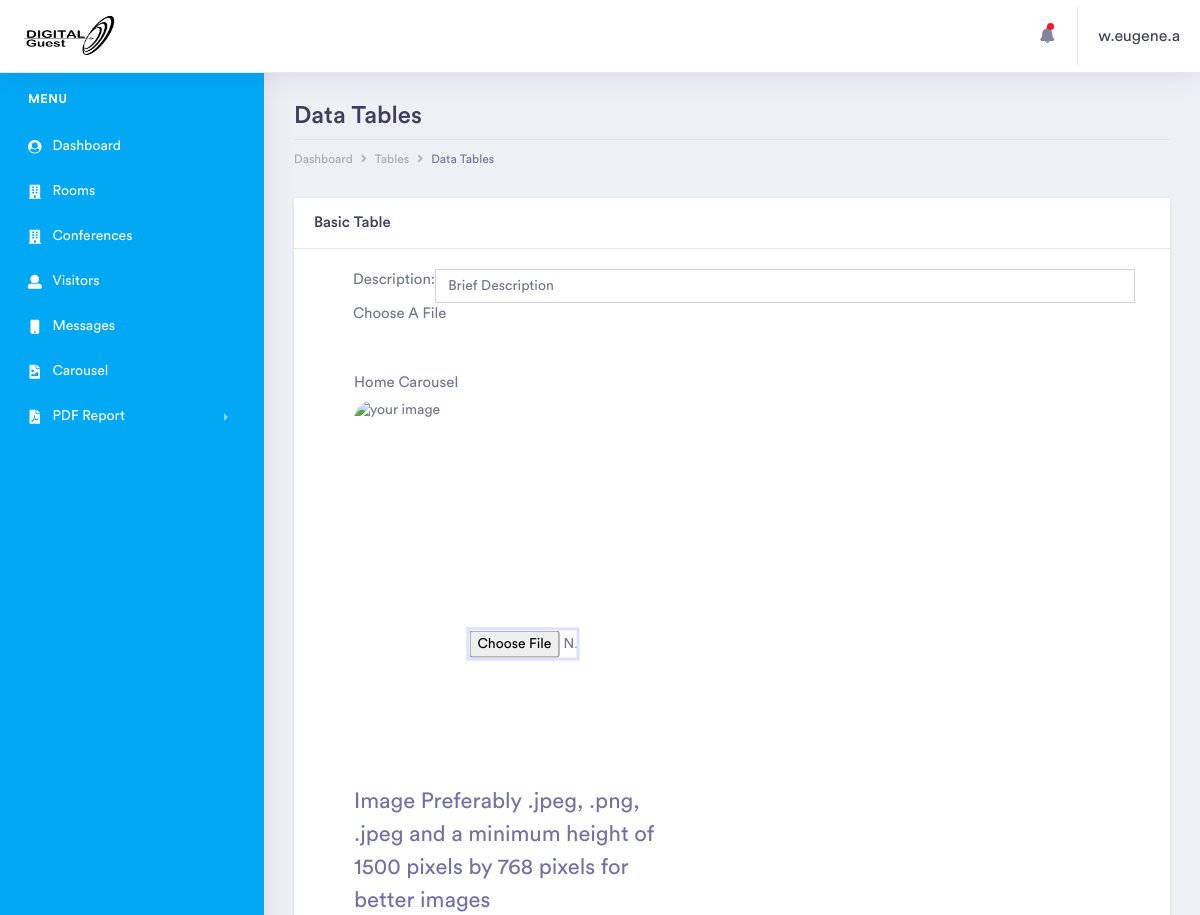
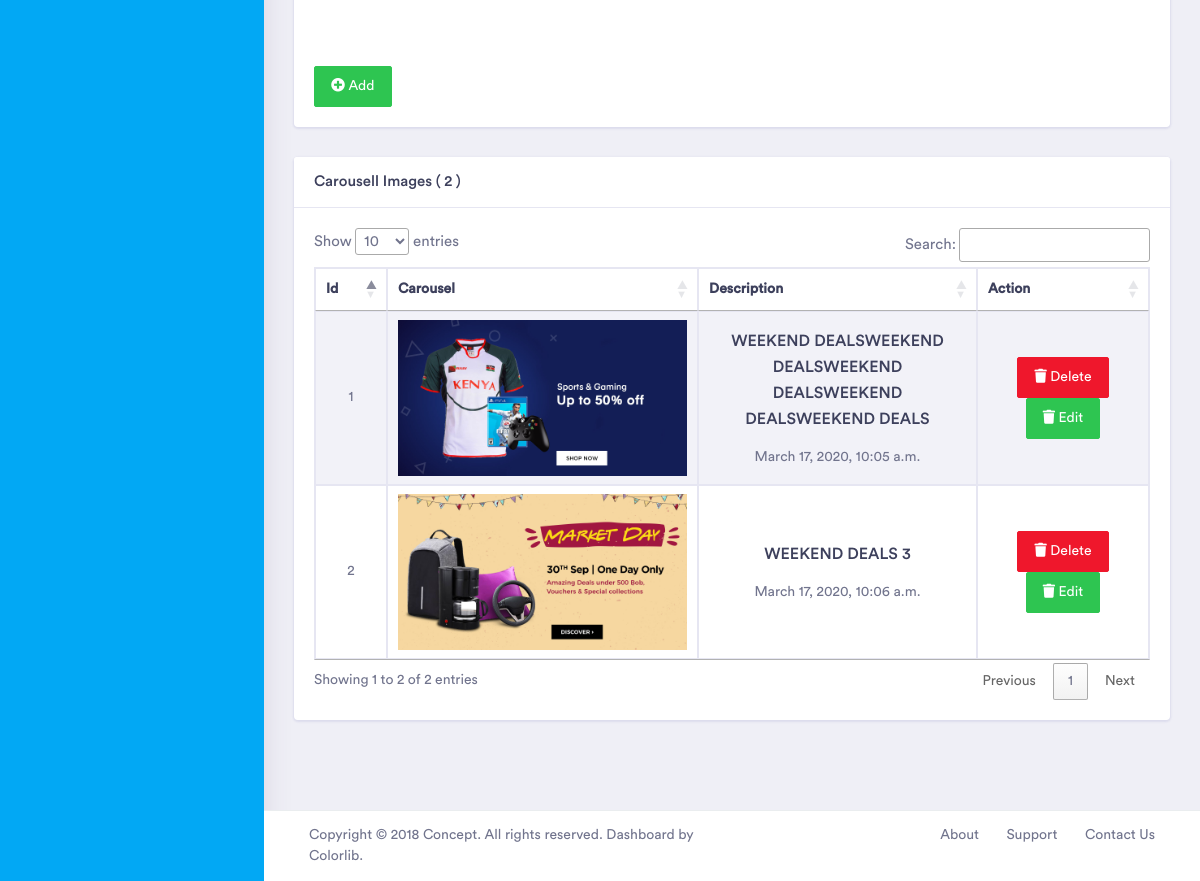
Page /visitorsadmin/carousel/ (signed in) on the committed database (2 pictures, top to bottom).
### visitorsfront/models.py (models this page shows, shortened)
class Carousel(models.Model):
    image = models.ImageField(default="no_carousel.jpg", upload_to='couresel')  # height_field=None, width_field=None,
    description = models.CharField(max_length=150, null=True)
    created_at = models.DateTimeField(auto_now_add=True)
    updated_at = models.DateTimeField(auto_now=True)

### visitorsadmin/views.py (the view)
# urls.py: path('carousel/', views.carousel, name='carousel'),
def carousel(request):
    carousels = Carousel.objects.all()
    context = {
        'carousels': carousels,
    }
    return render(request, 'tulia/product/carousel.html', context)

### visitorsadmin/templatetags/call_method.py (called while the page is built)
@register.filter(name='messagesss')
def allmessages(request):
    messages = Message.objects.order_by('-created_at')
    if messages:
        return messages
    return None

@register.filter(name='if_admin')
def if_admin(request):
    user=request.user.id
    admin = User.objects.filter(id=user, is_superuser=True).first()
    if admin:
        return True
    return False

### visitorsadmin/templates/tulia/product/carousel.html (shortened to what this page needs)
{% extends 'tulia/dashboard/dashboard.html' %}
{% load static %}
{% block content %}
    <div class="dashboard-wrapper">
            <div class="container-fluid  dashboard-content">
                <div class="row">
                    <div class="col-xl-12 col-lg-12 col-md-12 col-sm-12 col-12">
                        <div class="page-header">
                            <h2 class="pageheader-title">Data Tables</h2>
                            <div class="page-breadcrumb">
                                <nav aria-label="breadcrumb">
                                    <ol class="breadcrumb">
                                        <li class="breadcrumb-item"><a href="#" class="breadcrumb-link">Dashboard</a></li>
                                        <li class="breadcrumb-item"><a href="#" class="breadcrumb-link">Tables</a></li>
                                        <li class="breadcrumb-item active" aria-current="page">Data Tables</li>
                                    </ol>
                                </nav>
                            </div>
                        </div>
                    </div>
                </div>
                <div class="row">
                    <div class="col-xl-12 col-lg-12 col-md-12 col-sm-12 col-12">
                        <div class="card">
                            <h5 class="card-header">Basic Table</h5>
                            <div class="card-body">
                                <div class="table-responsive">
                                    <form action="{% url 'VisitorsAdmin:addcarousel' %}" method="POST" enctype="multipart/form-data">
                                        <div class="input-group col-sm-12 marginY" >
                                                <label class="custom-control" for="email">Description:</label>
                                                <input required placeholder="Brief Description" name="description" type="text" class="form-control" id="email">
                                        </div>
                                        <div class="input-group col-sm-12 marginY col-sm-6 col-md-6 col-lg-6 col-xl-6">
                                           <div class="form-group">
                                                <label class="custom-control" for="image">Choose A File</label>
                                               <div class="row " style="padding: 20px; ">
                                                    <div class="form-group w-100" style=" display:flex; padding: 20px; flex-direction: column; position: relative;">
                                                        <label for="exampleInputEmail1">Home Carousel</label>
                                                        <input required id="vmimg" name="image" type="file" onchange="readURL(this);" style="position: absolute;width: 107px; top: 50%; transform: translate(-50%, -50%); left: 50%; z-index: 33;" />
                                                        <img  style="border-radius: 20px; width: 100%; height: 381px; position: relative" class="blah" id="image" src="{% static 'assets/images/noimages/images (1).jpg' %}" alt="your image" />
                                                        <small id="emailHelp" style="font-size: 22px;" class="form-text text-muted">Image Preferably .jpeg, .png, .jpeg and a minimum height of 1500 pixels by 768 pixels for better images</small>
                                                    </div>
                                                </div>
                                           </div>
                                        </div>
                                        <button type="submit" class="btn btn-success marginY"><i class="fas fa-plus-circle"></i> Add</button>
                                    </form>
                                </div>
                            </div>
                        </div>
                    </div>
                    <div class="col-xl-12 col-lg-12 col-md-12 col-sm-12 col-12">
                        <div class="card">
                            <h5 class="card-header">Carousell Images ({% if carousels %} {{ carousels.count }} {% endif %})</h5>
                            <div class="card-body">
                                <div class="table-responsive">
                                <table id="myTable" class="example table table-striped table-bordered" style="width:100%;">
                                    <thead>
                                        <tr class="text-capitalize">
                                            <th>Id</th>
                                            <th>Carousel</th>
                                            <th>Description</th>
                                            <th>Action</th>
                                        </tr>
                                    </thead>
                                    <tbody>
                                        {% for carousel in carousels %}
                                            <tr class="text-center ">
                                                <td class="tb-data" width="50">{{ carousel.id }}</td>
                                                <td class="tb-data carousel-table" style="width: 289px;">
                                                    <div class="carousel-wrapper">
                                                        <a href="{{ carousel.image.url }}"><img style="width: 289px;" src="../../..{{ carousel.image.url }}" alt=""></a>
                                                    </div>
                                                </td>
                                                <td class="tb-data-desc">
                                                    <h4  style="text-transform:uppercase">{{ carousel.description }}</h4>
                                                    <span class="pull-right carousel-date">{{ carousel.created_at }}</span>
                                                </td>
                                                <td class="tb-data" width="150">
                                                    <a href="" class="btn btn-danger" data-toggle="modal" data-target="#{{ carousel.id }}"><i class="fas fa-trash"></i> Delete</a>
                                                    <a href="" class="btn btn-success" data-toggle="modal" data-target="#eee{{ carousel.id }}"><i class="fas fa-trash"></i> Edit</a>
                                                </td>
                                            </tr>
                                        {% endfor %}
                                    </tbody>
                                </table>
                                </div>
                            </div>
                        </div>
                    </div>
                </div>
            </div>
            <div class="footer">
                <div class="container-fluid">
                    <div class="row">
                        <div class="col-xl-6 col-lg-6 col-md-12 col-sm-12 col-12">
                            Copyright © 2018 Concept. All rights reserved. Dashboard by <a href="https://colorlib.com/wp/">Colorlib</a>.
                        </div>
                        <div class="col-xl-6 col-lg-6 col-md-12 col-sm-12 col-12">
                            <div class="text-md-right footer-links d-none d-sm-block">
                                <a href="javascript: void(0);">About</a>
                                <a href="javascript: void(0);">Support</a>
                                <a href="javascript: void(0);">Contact Us</a>
                            </div>
                        </div>
                    </div>
                </div>
            </div>
        </div>
{% endblock content %}

### visitorsadmin/templates/tulia/dashboard/dashboard.html (shortened to what this page needs)
<!doctype html>
{% load static %}
{% load call_method %}
{% load humanize %}
<html lang="en">
<head>
    <link rel="stylesheet" href="{% static 'assets/vendor/bootstrap/css/bootstrap.min.css' %}">
    <link href="{% static 'assets/vendor/fonts/circular-std/style.css' %}" rel="stylesheet">
    <link rel="stylesheet" href="{% static 'assets/libs/css/style.css' %}">
    <link rel="stylesheet" href="{% static 'assets/vendor/fonts/fontawesome/css/fontawesome-all.css' %}">
    <link rel="stylesheet" href="{% static 'assets/vendor/charts/chartist-bundle/chartist.css' %}">
    <link rel="stylesheet" href="{% static 'assets/vendor/charts/morris-bundle/morris.css' %}">
    <link rel="stylesheet" href="{% static 'assets/vendor/fonts/material-design-iconic-font/css/materialdesignicons.min.css' %}">
    <link rel="stylesheet" href="{% static 'assets/vendor/charts/c3charts/c3.css' %}">
    <link rel="stylesheet" href="{% static 'assets/vendor/fonts/flag-icon-css/flag-icon.min.css' %}">
    <link rel="stylesheet" href="https://cdn.datatables.net/1.10.20/css/jquery.dataTables.min.css">
</head>
<body>
    <div class="dashboard-main-wrapper">
        <div class="dashboard-header">
            <nav class="navbar navbar-expand-lg bg-white fixed-top">
                <a class="navbar-brand" href="{% url 'VisitorsAdmin:home' %}">
                    <img style="height: 50px; width: 100px; overflow:hidden;" src="{% static 'assets/Chiropractic 1.png' %}" alt="">
                </a>
                <div class="collapse navbar-collapse " id="navbarSupportedContent">
                    <ul class="navbar-nav ml-auto navbar-right-top">
                        {% if request|if_admin %}
                        <li class="nav-item dropdown notification">
                            <a class="nav-link nav-icons" href="#" id="navbarDropdownMenuLink1" data-toggle="dropdown" aria-haspopup="true" aria-expanded="false"><i class="fas fa-fw fa-bell"></i> <span class="indicator"></span></a>
                        </li>
                        {% endif %}
                        <li class="nav-item dropdown nav-user">
                            <a class="nav-link nav-user-img text-dark" href="#" id="navbarDropdownMenuLink2" data-toggle="dropdown">{{ request.user.username }}</a>
                        </li>
                    </ul>
                </div>
            </nav>
        </div>
        <div class="nav-left-sidebar sidebar-dark">
            <div class="menu-list">
                <nav class="navbar navbar-expand-lg navbar-light">
                    <div class="collapse navbar-collapse" id="navbarNav">
                        <ul class="navbar-nav flex-column">
                            <li class="nav-divider">
                                Menu
                            </li>
                            <li class="nav-item ">
                                <a class="nav-link " href="{% url 'VisitorsAdmin:home' %}">
                                    <i class="fa fa-fw fa-user-circle"></i>Dashboard
                                </a>
                            </li>
                            <li class="nav-item">
                                <a class="nav-link" href="{% url 'VisitorsAdmin:room' %}" ><i class="fa fa-fw fa-building"></i>Rooms</a>
                            </li>
                            <li class="nav-item">
                                <a class="nav-link" href="{% url 'VisitorsAdmin:conference' %}" ><i class="fa fa-fw fa-building"></i>Conferences</a>
                            </li>
                            {% if request|if_admin %}
                               <li class="nav-item">
                                    <a class="nav-link" href="{% url 'VisitorsAdmin:visitors' %}" ><i class="fa fa-fw fa-user"></i>Visitors</a>
                                </li>
                                <li class="nav-item">
                                    <a class="nav-link" href="{% url 'VisitorsAdmin:messages' %}" ><i class="fa fa-fw fa-mobile"></i>Messages</a>
                                </li>
                                <li class="nav-item">
                                    <a class="nav-link" href="{% url 'VisitorsAdmin:carousel' %}" ><i class="fa fa-fw fa-file-image"></i>Carousel</a>
                                </li>
                            {% endif %}
                                <li class="nav-item">
                                    <a class="nav-link" href="#" data-toggle="collapse" aria-expanded="false" data-target="#submenu-48" aria-controls="submenu-48" ><i class="fa fa-fw fa-file-pdf"></i>PDF Report</a>
                                </li>
                        </ul>
                    </div>
                </nav>
            </div>
        </div>
    <div class="col-sm-7" style="margin: 0 auto;">
    </div>
        {% block content %}
        {% endblock content %}
    </div>
{% load sweetify %}
</body>
</html>

### rows in the picture
Carousel: id "1", image (picture), description "WEEKEND DEALSWEEKEND DEALSWEEKEND DEALSWEEKEND DEALSWEEKEND DEALS", created_at "March 17, 2020, 10:05 a.m."
Carousel: id "2", image (picture), description "WEEKEND DEALS 3", created_at "March 17, 2020, 10:06 a.m."

### other values in the picture
{{ request.user.username }} "w.eugene.a"
{{ carousels.count }} "2"
